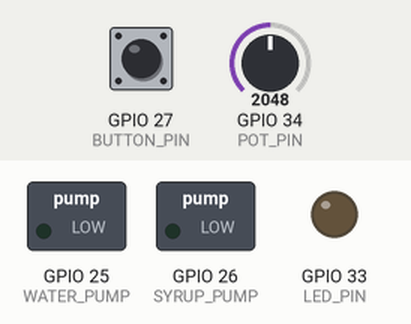
The sketch below on a simulated ESP32. Shown: switched loads named in the sketch (green lamp = pin HIGH), output pins drawn as LEDs (lit = HIGH). Inputs (shaded band) come from the test bench; at power-on: GPIO 27 (BUTTON_PIN) HIGH, GPIO 34 (POT_PIN) = 2048.

Above: at 1.2 s.
1.3 s: GPIO 27 (BUTTON_PIN) pulled LOW for 0.15 s
At 2.3 s:
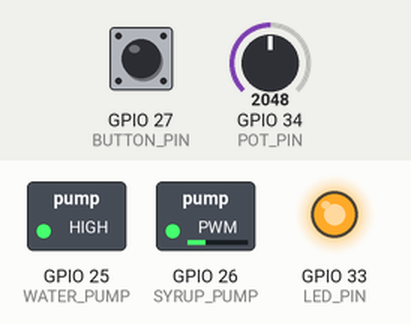
4.4 s: GPIO 27 (BUTTON_PIN) pulled LOW for 1 s
At 8.2 s:
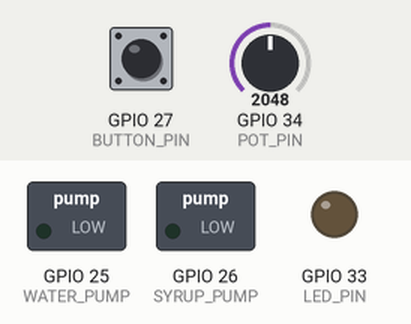
8.4 s: GPIO 27 (BUTTON_PIN) pulled LOW for 3.2 s
At 8.9 s:
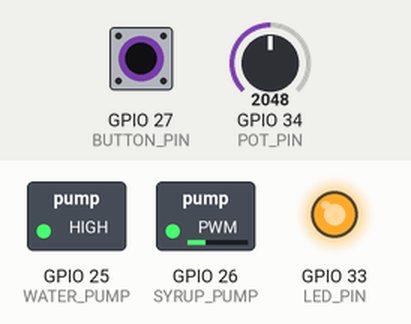
Timing chart, 0 to 12.9 s (numbered marks = the images above; inputs shaded):
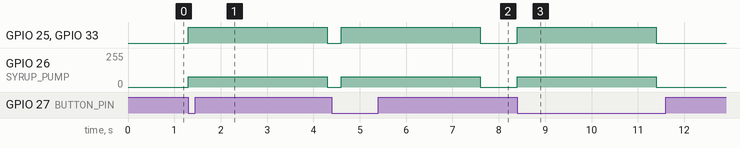

The sketch:

Water-Dispenser-Code.ino
```cpp
const int WATER_PUMP = 25;
const int SYRUP_PUMP = 26;
const int BUTTON_PIN = 27;
const int POT_PIN = 34;
const int LED_PIN = 33;

// PWM settings
const int PWM_FREQ = 1000;
const int PWM_RESOLUTION = 8;

const int WATER_CHANNEL = 0;
const int SYRUP_CHANNEL = 1;

// Dispense time in milliseconds
const int DISPENSE_TIME = 3000;

void setup() {

  pinMode(BUTTON_PIN, INPUT_PULLUP);
  pinMode(LED_PIN, OUTPUT);

  // ESP32 PWM setup
  ledcSetup(WATER_CHANNEL, PWM_FREQ, PWM_RESOLUTION);
  ledcAttachPin(WATER_PUMP, WATER_CHANNEL);

  ledcSetup(SYRUP_CHANNEL, PWM_FREQ, PWM_RESOLUTION);
  ledcAttachPin(SYRUP_PUMP, SYRUP_CHANNEL);

  digitalWrite(LED_PIN, LOW);

  // Make sure pumps start off
  ledcWrite(WATER_CHANNEL, 0);
  ledcWrite(SYRUP_CHANNEL, 0);
}

void loop() {

  if (digitalRead(BUTTON_PIN) == LOW) {

    digitalWrite(LED_PIN, HIGH);

    int potValue = analogRead(POT_PIN);

    // Map pot to syrup pump speed
    // 25 = weak drink
    // 128 = strong drink
    int syrupPWM = map(potValue, 0, 4095, 25, 128);

    // Water pump full speed
    ledcWrite(WATER_CHANNEL, 255);

    // Syrup pump adjustable speed
    ledcWrite(SYRUP_CHANNEL, syrupPWM);

    delay(DISPENSE_TIME);

    // Stop pumps
    ledcWrite(WATER_CHANNEL, 0);
    ledcWrite(SYRUP_CHANNEL, 0);

    digitalWrite(LED_PIN, LOW);

    delay(300);
  }
}
```

Measured:
- after the input at 1.3 s, GPIO 25 (WATER_PUMP), GPIO 33 (LED_PIN): LOW → HIGH at once, → LOW 3.0 s later; GPIO 26 (SYRUP_PUMP): 0/255 → 76/255 at once, → 0/255 3.0 s later
- after the input at 4.4 s, GPIO 25 (WATER_PUMP), GPIO 33 (LED_PIN): LOW → HIGH after 0.20 s, → LOW 3.0 s later; GPIO 26 (SYRUP_PUMP): 0/255 → 76/255 after 0.20 s, → 0/255 3.0 s later
- after the input at 8.4 s, GPIO 25 (WATER_PUMP), GPIO 33 (LED_PIN): LOW → HIGH at once, → LOW 3.0 s later; GPIO 26 (SYRUP_PUMP): 0/255 → 76/255 at once, → 0/255 3.0 s later
